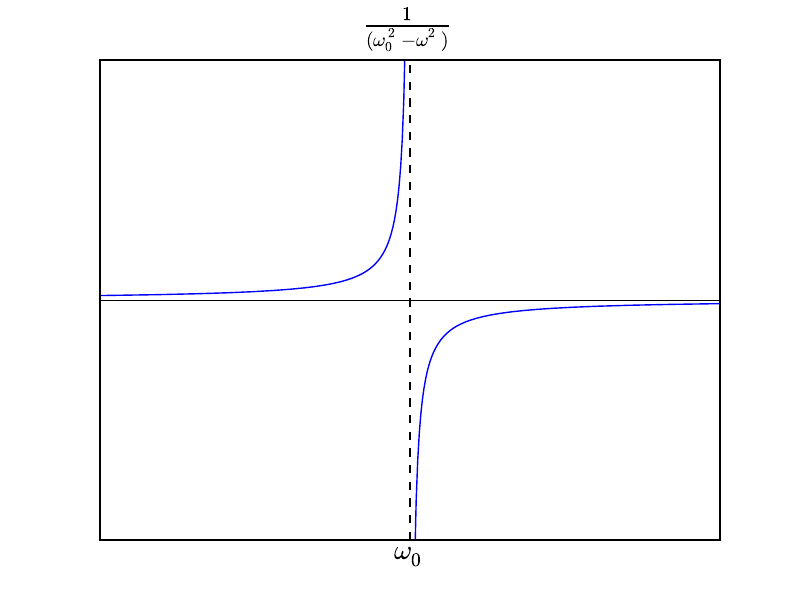

Source code (Python):
from pylab import *
w=np.arange(40,49.9,0.05)
plt.plot(w,1./(50.**2-w**2),'b-')
w=np.arange(50.1,60,0.05)
plt.plot(w,1./(50.**2-w**2),'b-')
plt.vlines(50,-0.06,0.06,color='k', linestyles='dashed')
plt.hlines(0,40,60,color='k',lw=0.5)
plt.xticks([])
plt.yticks([])
plt.xlim(40,60)
plt.ylim(-0.06,0.06)
plt.xlabel(r'$\omega_0$',size=20)
plt.title(r'$\frac{1}{(\omega_0^2-\omega^2)}$',size=20,verticalalignment='bottom',)
plt.savefig('forzado.pdf')
